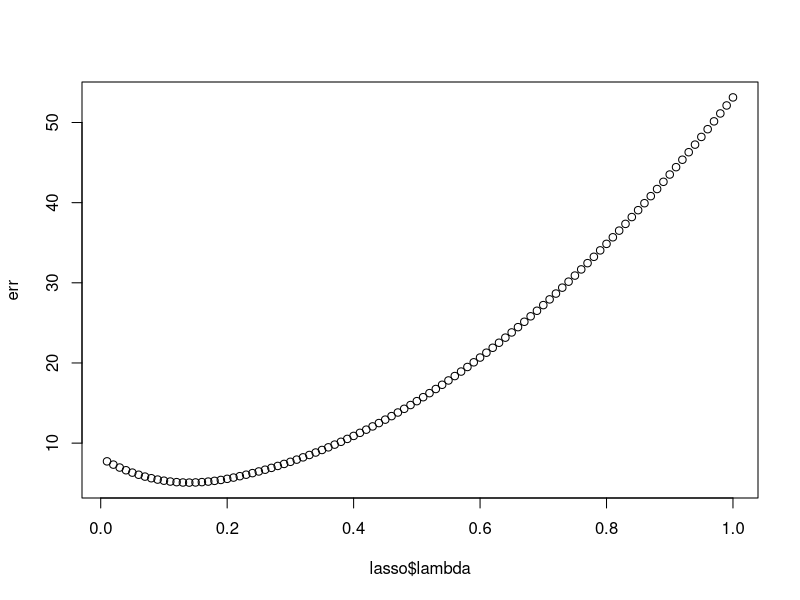
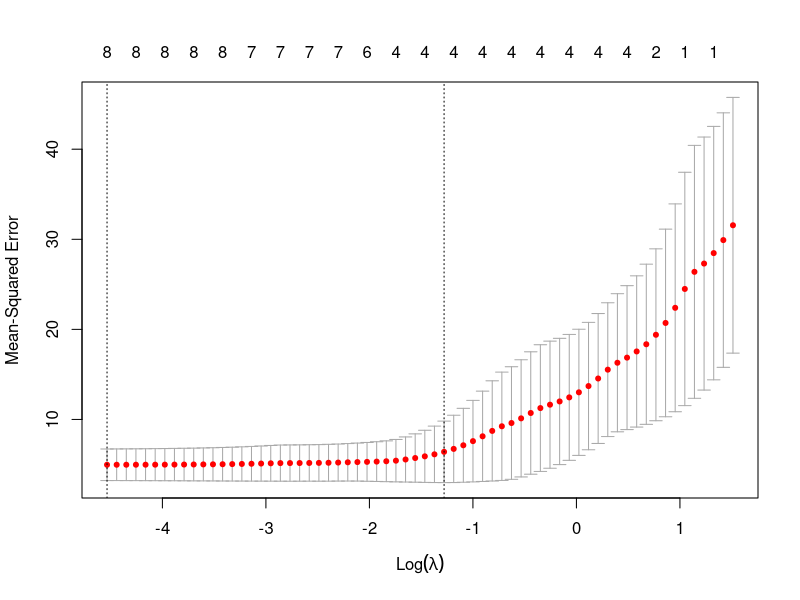
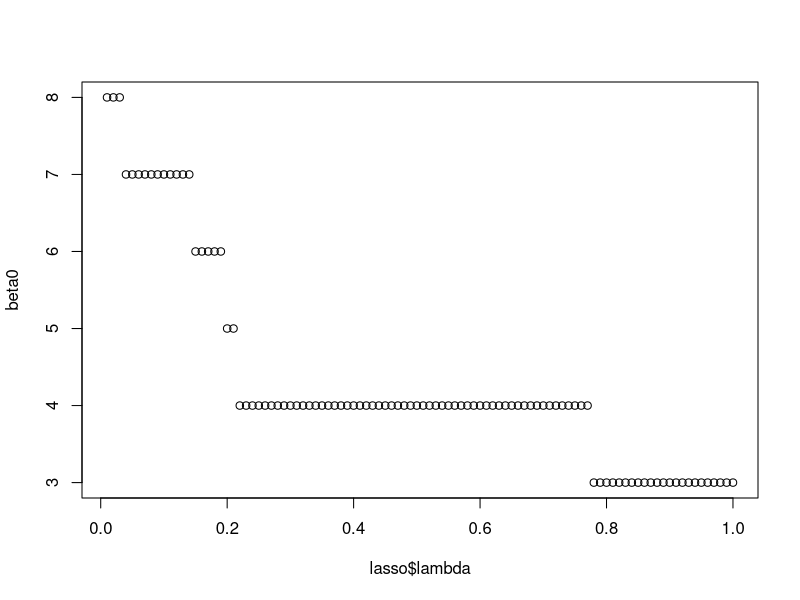

These charts were generated, in order, by the following R code:
rm(list = ls())
#install.packages("glmnet")
library(glmnet)
set.seed(1234)

### Exercice 1 ###
# 1
n = 20
p = 8
beta = c(5, 3, 0, 0, 1.5, 0, 0, 0)
X = matrix(rnorm(p*n), nr = n, nc = p)
Y = X %*% beta + rnorm(n) # Produit matriciel

# 2
help(glmnet)
lasso = glmnet(x = X, y = Y, intercept = F, lambda = (1:100)/100)

# 3
err = rep(NA, 100)
for (i in 1:100) {
  beta_hat = lasso$beta[ ,i]
  err[i] = sum((X%*%(beta_hat - beta))^2)
}
plot(lasso$lambda, err)

# 4
cv_lasso = cv.glmnet(x = X, y = Y, nfold = 5)
plot(cv_lasso)
cv_lasso$lambda.min

# 5
beta0 = colSums(lasso$beta != 0)
plot(lasso$lambda, beta0)

